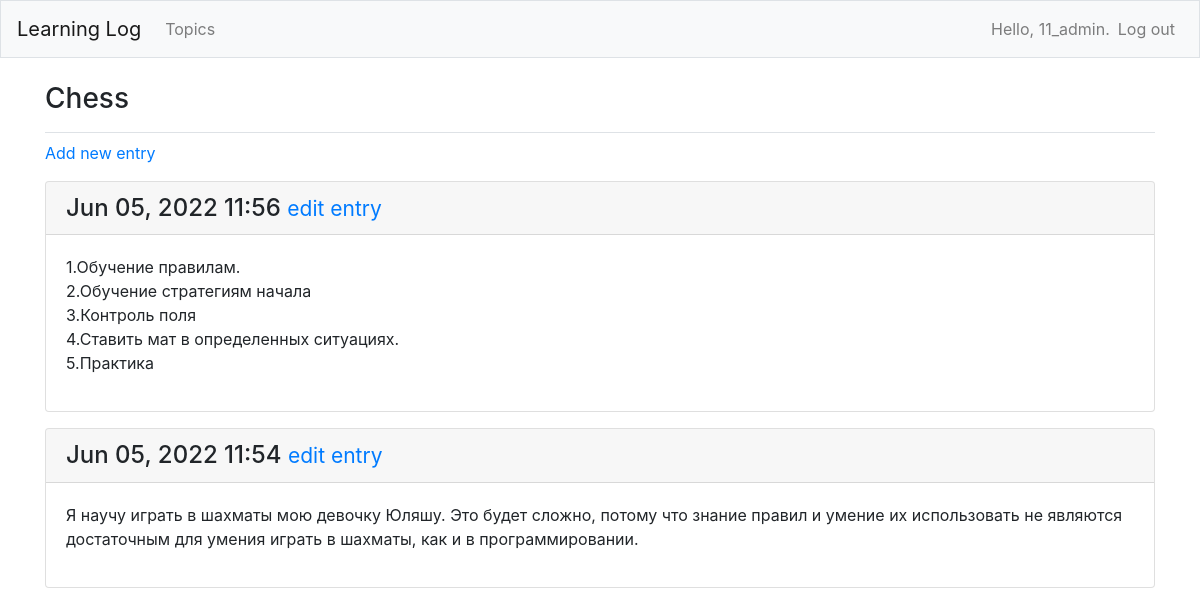
The page /topics/1/ (signed in) on the database its author committed.
### learning_logs/models.py (models this page shows, shortened)
class Topic(models.Model):
    text = models.CharField(max_length=200)
    date_added = models.DateTimeField(auto_now_add=True)
    owner = models.ForeignKey(User, on_delete=models.CASCADE)
    def __str__(self):
        return self.text

class Entry(models.Model):
    topic = models.ForeignKey(Topic, on_delete=models.CASCADE)
    text = models.TextField()
    date_added = models.DateTimeField(auto_now_add=True)
    class Meta:
        verbose_name_plural = 'entries'

### learning_logs/views.py (the view)
# urls.py: path('topics/<int:topic_id>/', views.topic, name='topic'),
@login_required()
def topic(request, topic_id):
    topic = Topic.objects.get(id=topic_id)
    if topic.owner != request.user:
        raise Http404
    entries = topic.entry_set.order_by('-date_added')
    context = {'topic': topic, 'entries': entries}
    return render(request, 'learning_logs/topic.html', context)

### learning_logs/templates/learning_logs/topic.html
{% extends 'learning_logs/base.html' %}
{% block page_header %}
  <h3>{{ topic}}</h3>
{% endblock page_header%}
{% block content %}
  <p>
    <a href="{% url 'learning_logs:new_entry' topic.id %}">Add new entry</a>
  </p>
  {% for entry in entries %}
    <div class="card mb-3">
      <h4 class="card-header">
        {{ entry.date_added|date:'M d, Y H:i' }}
        <small><a href="{% url 'learning_logs:edit_entry' entry.id %}">edit entry</a></small>
      </h4>
      <div class="card-body">
        {{ entry.text|linebreaks }}
      </div>
    </div>
  {% empty %}
    <p>There are no entries for this topic yet.</p>
  {% endfor %}
{% endblock content %}

### learning_logs/templates/learning_logs/base.html (shortened to what this page needs)
{% load bootstrap4 %}
<!doctype html>
<html lang="en">
  <head>
    {% bootstrap_css %}
  </head>
  <body>
    <nav class="navbar navbar-expand-md navbar-light bg-light mb-4 border">
      <a class="navbar-brand" href="{% url 'learning_logs:index' %}">
        Learning Log</a>
      <div class="collapse navbar-collapse" id="navbarCollapse">
        <ul class="navbar-nav mr-auto">
            <li class="nav-item">
              <a class="nav-link" href="{% url 'learning_logs:topics' %}">Topics</a></li>
        </ul>
        <ul class="navbar-nav ml-auto">
          {% if user.is_authenticated %}
            <li class="nav-item">
              <span class="navbar-text">Hello, {{user.username }}.</span>
            </li>
            <li class="nav-item">
            <a class="nav-link" href="{% url 'users:logout' %}">Log out</a>
            </li>
          {% endif %}
        </ul>
      </div>
    </nav>
    <main role="main" class="container">
      <div class="pb-2 mb-2 border-bottom">
        {% block page_header %}{% endblock page_header %}
      </div>
      <div>
        {% block content %}{% endblock content %}
      </div>
    </main>
  </body>
</html>

### rows shown on the page
Topic: text "Chess"
Entry: date_added "Jun 05, 2022 11:56", text "1.Обучение правилам. 2.Обучение стратегиям начала 3.Контроль поля 4.Ставить мат в определенных ситуациях. 5.Практика"
Entry: date_added "Jun 05, 2022 11:54", text "Я научу играть в шахматы мою девочку Юляшу. Это будет сложно, потому что знание правил и умение их использовать не являются достаточным для умения играть в шахматы, как и в программировании."

### other values the page prints
{{ user.username }} "11_admin"
